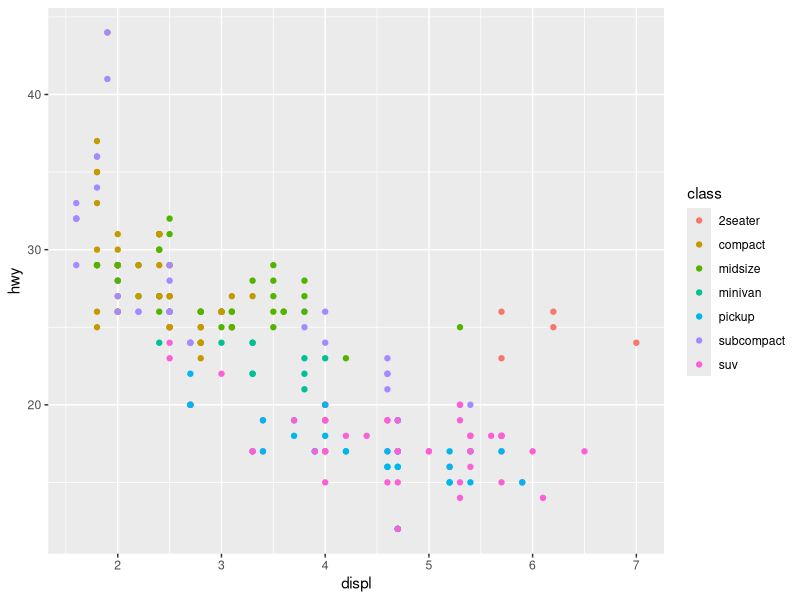
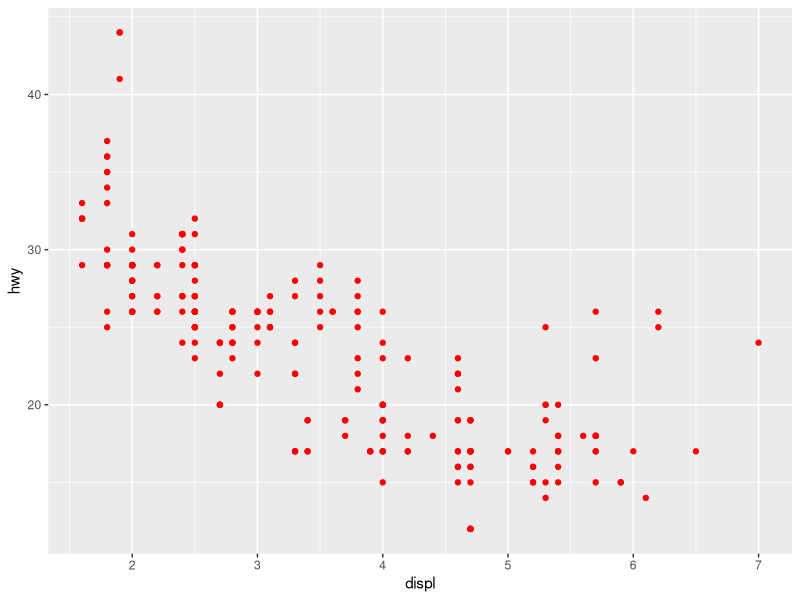
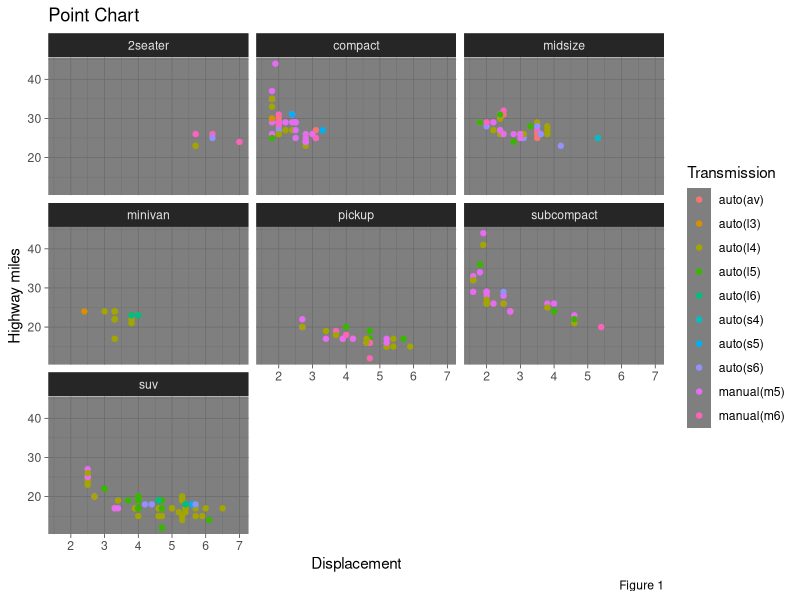

The R source for these figures, in order:
#Install Package

install.packages("tidyverse")

library(tidyverse)

#Create variables

150/3

a <- 10 

a

b <- "cool"

data(mpg)
view(mpg)

head(mpg, 3,5)

glimpse(mpg)

#Data Viz

ggplot(mpg, aes(displ, hwy, colour=class)) + 
  geom_point()

ggplot(mpg, aes(displ, hwy)) + 
  geom_point(colour="red")



ggplot(mpg, aes(displ, hwy, colour=trans)) + 
  geom_point() +
  facet_wrap(~class) +
  labs(x="Displacement", y="Highway miles", colour="Transmission", 
       title="Point Chart", caption="Figure 1") +
  theme_dark()







